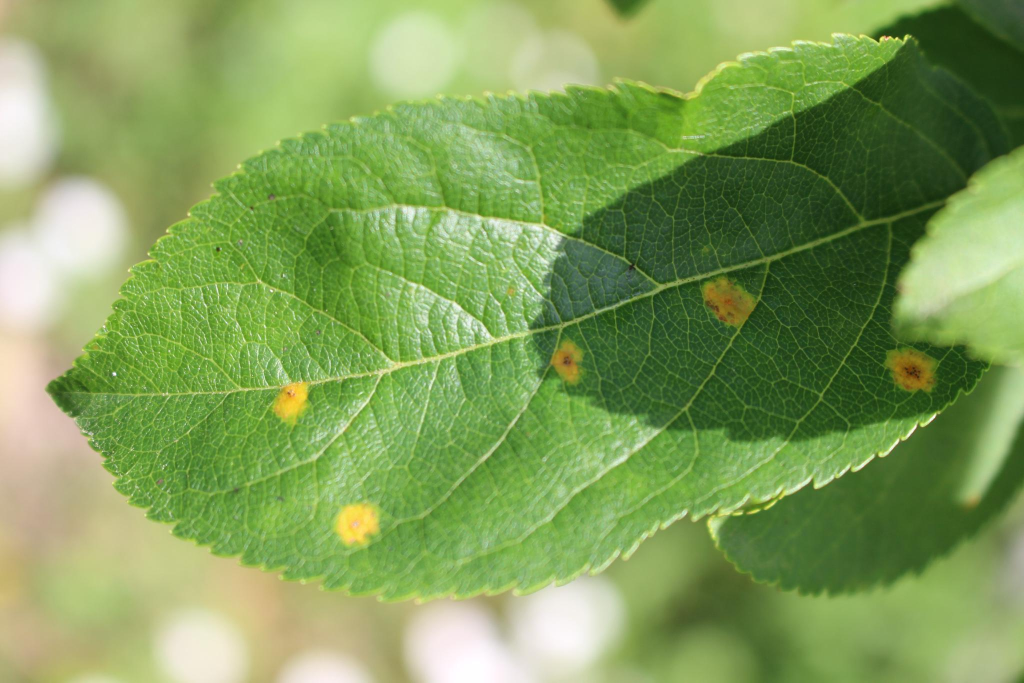
#> input picture Introducao a Visao Computacional/9. Segmentacao de Objetos/imagemTeste.jpg, 2048 x 1365 px (shown at 1/2 size)
$ python segmentacao_movimento.py
#> lines starting #> are read from the running program, lines starting #| are printed output that depends on the picture; after the words box and inside, x2 and y2 are one past the last pixel; in counts of white or black regions, pixels touching at a corner belong together
import cv2
import numpy as np

imagemA =  cv2.imread("imagemTeste.jpg")
#> imagemA is the input picture: shape (1365, 2048, 3); mean B, G, R 89.7, 158.7, 129.2
imagemB =  cv2.imread("imagemTeste3.jpg")
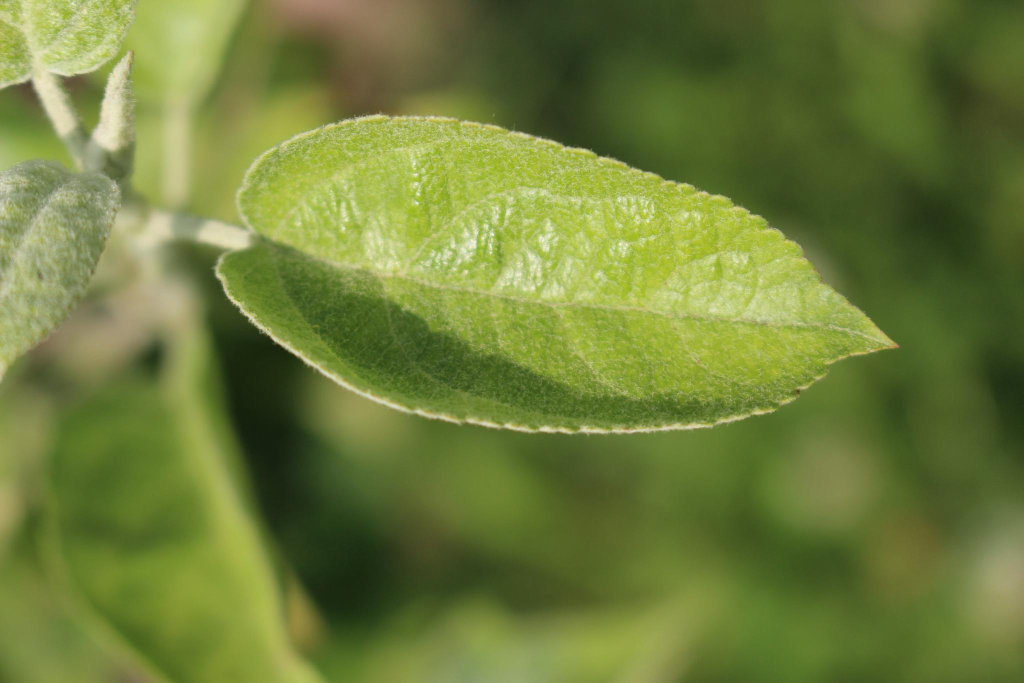
#> input picture Introducao a Visao Computacional/9. Segmentacao de Objetos/imagemTeste3.jpg, 2048 x 1365 px (shown at 1/2 size)
#> imagemB is the input picture: shape (1365, 2048, 3); mean B, G, R 58.9, 125.7, 110.3

imgEscaladaA	=	cv2.resize(
        imagemA,
        None,
        fx	= 0.5,
        fy	= 0.5,
        interpolation	=	cv2.INTER_CUBIC
    )
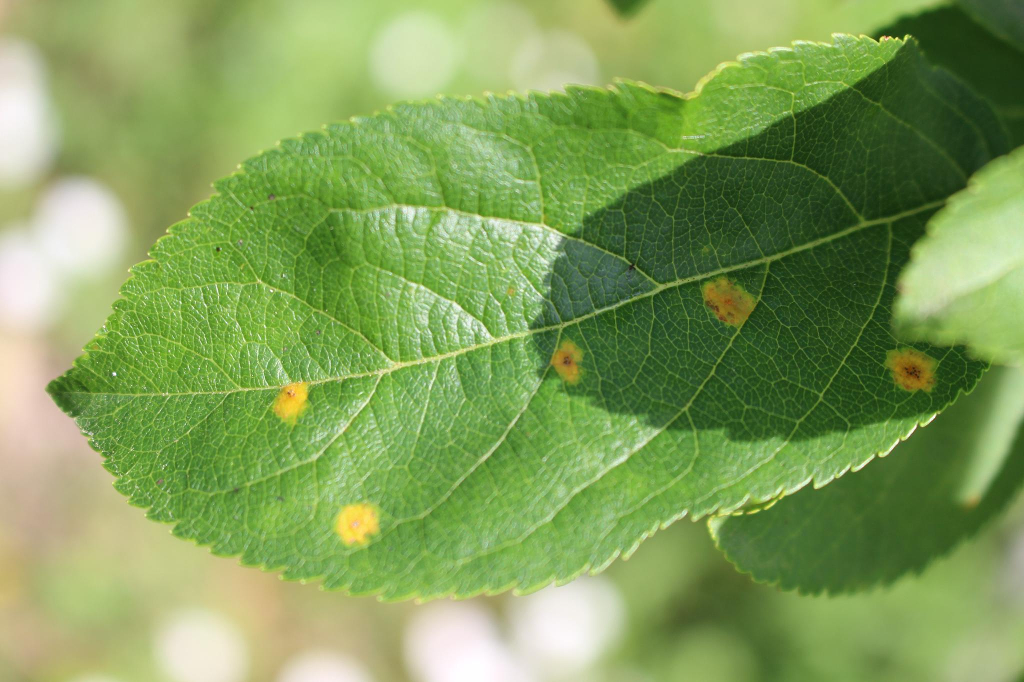
#> imgEscaladaA: shape (682, 1024, 3); mean B, G, R 89.7, 158.6, 129.2

imgEscaladaB	=	cv2.resize(
    imagemB,
    None,
    fx	= 0.5,
    fy	= 0.5,
    interpolation	=	cv2.INTER_CUBIC
)
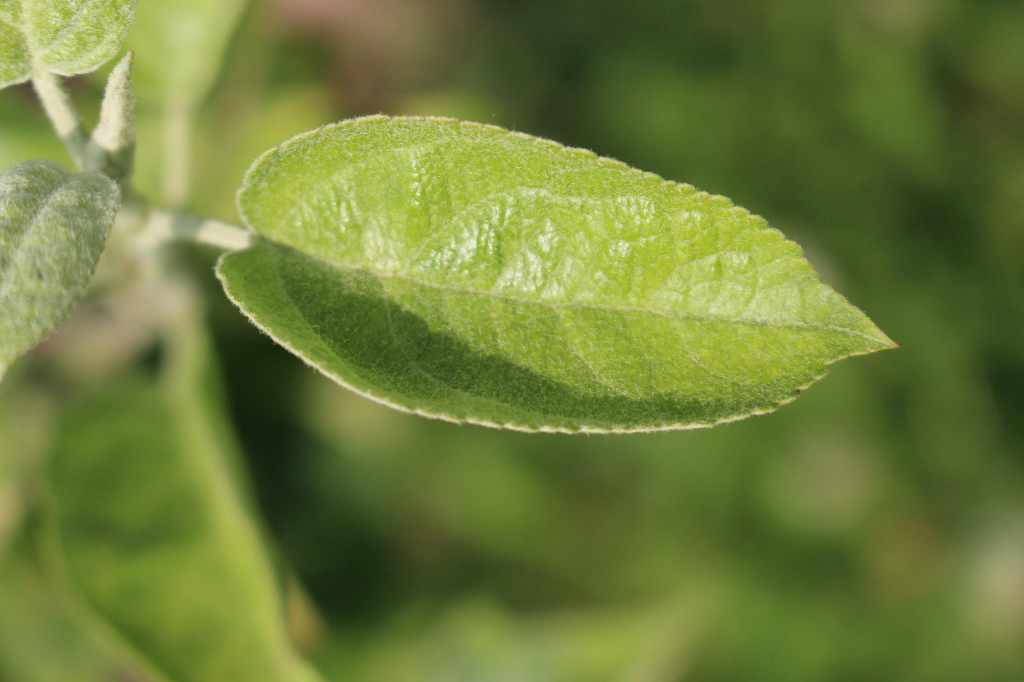
#> imgEscaladaB: shape (682, 1024, 3); mean B, G, R 58.9, 125.6, 110.3

#nova imagem da diferença da imagem A para imagem B
#as duas imagens devem ser posições diferentes do mesmo objeto observado
imgRGB	=	cv2.subtract(imagemA, imagemB)
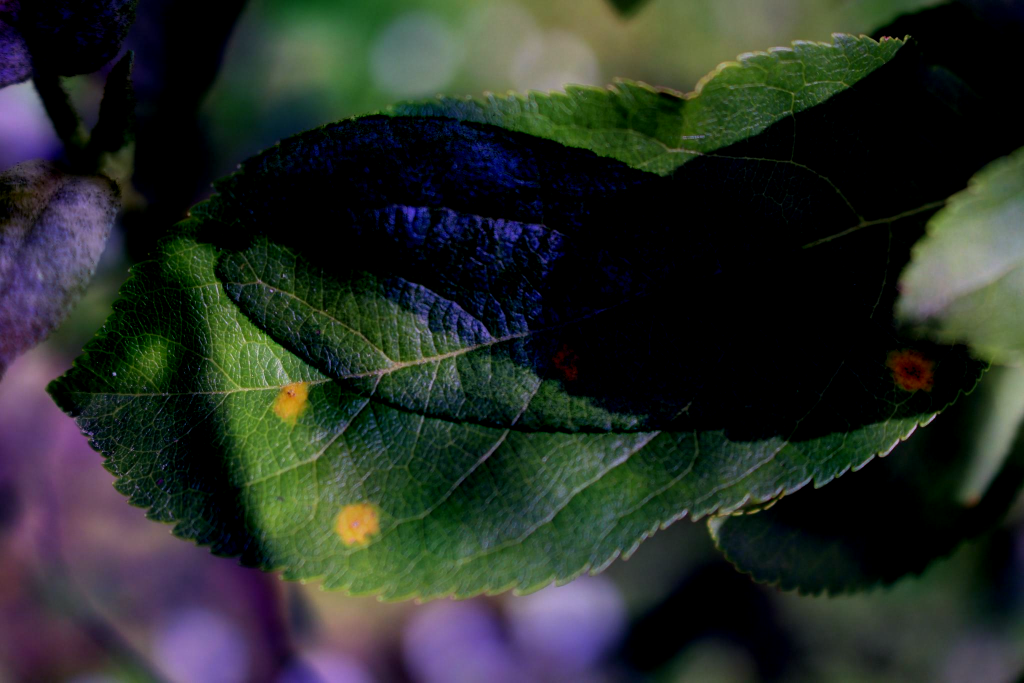
#> imgRGB: shape (1365, 2048, 3) (shown at 1/2 size); mean B, G, R 39.8, 46, 39.3

#montagem de uma nova imagem com a diferença e retirando o segundo plano
imgHSV	=	cv2.cvtColor(imgRGB,	cv2.COLOR_BGR2HSV)
#> imgHSV: shape (1365, 2048, 3); mean H, S, V 59.3, 103.4, 54.2


tomClaro	=	np.array([0,	120,	120])
tomEscuro	=	np.array([180,	255,	255])


imgSegmentada	=	cv2.inRange(imgHSV,	tomClaro,	tomEscuro)
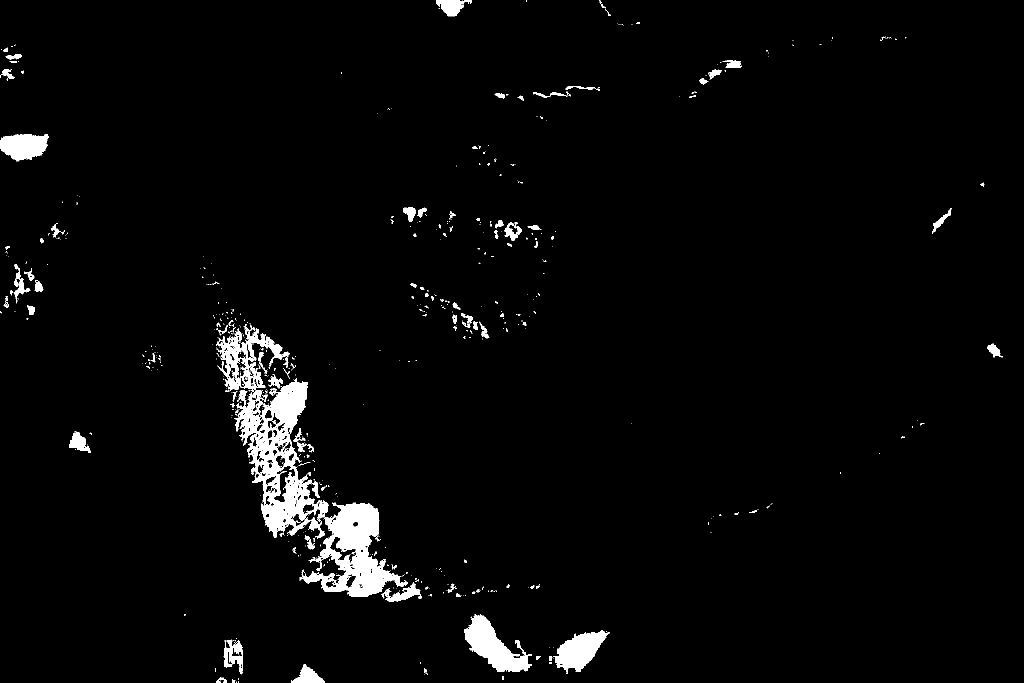
#> imgSegmentada: shape (1365, 2048) (shown at 1/2 size); 2.9% white; 649 white regions (530 under 20 px), largest, box (x1, y1, x2, y2) and area: (432, 648, 816, 1193) 45121, (928, 1228, 1064, 1344) 7052, (1106, 1260, 1219, 1348) 5024

imgSegmentadaEscalada	=	cv2.resize(
    imgSegmentada,
    None,
    fx	= 0.5,
    fy	= 0.5,
    interpolation	=	cv2.INTER_CUBIC
)
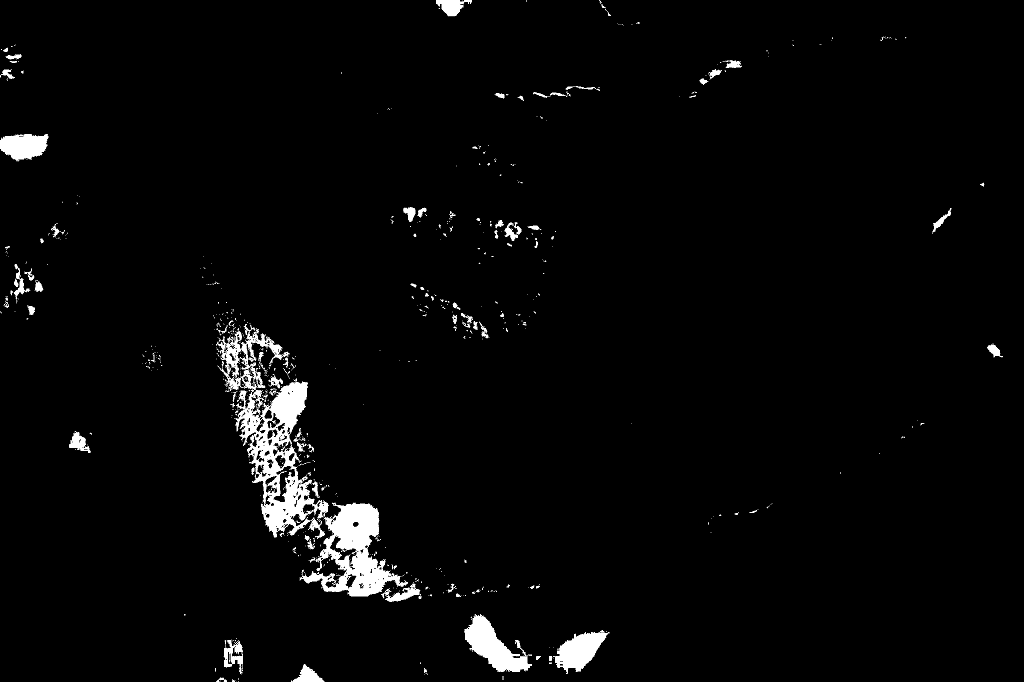
#> imgSegmentadaEscalada: shape (682, 1024); min 0, max 255, mean 7.3


cv2.imshow("Segmentada",	imgSegmentadaEscalada)

cv2.waitKey(0)
cv2.destroyAllWindows()
